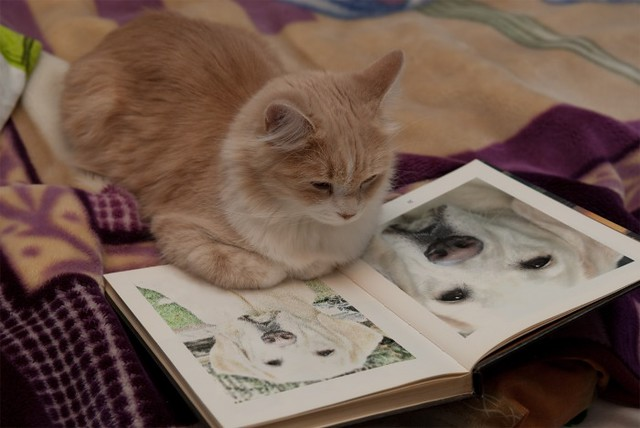
#> input picture module_01/data/cat.jpg, 640 x 428 px
$ jupyter execute 01_numpy_and_image_basics.ipynb   (shell and % lines are left out)
#> lines starting #> are read from the running program, lines starting #| are printed output that depends on the picture
[cell 1]
import cv2
import matplotlib.pyplot as plt
import numpy as np

# Numpy and Image Basics

## Numpy Arrays

(1 point) Create a 2D array of zeros named `x`. It should have 3 rows and 5 columns, and have data type `uint8`. Print the array.

[cell 2]
x = np.zeros((3, 5), dtype=np.uint8)
print(x)

(1 point) Print the shape of the array.

[cell 3]
print(x.shape)

(1 point) Print the data type of the array.

[cell 4]
print(x.dtype)

(1 point) Print the transpose of the array by adding two characters to "`print(x)`".

[cell 5]
print(x.T)

(1 point) Create a 1D array named `y` containing integers `0, 1, 2, ..., 11` using `np.arange()`. Print the array and its data type.

[cell 6]
y = np.arange(12)
print(y)
print(y.dtype)

(1 point) Reshape `y` into a 2D array of shape `(3, 4)` and assign the result to `y`. Print the result.

[cell 7]
y = np.reshape(y, (3, 4))
print(y)

(2 points) Set all elements great than or equal to 9 in `y` to 0. You should be able to do this in one line without using a `for` loop. Print `y` after the operation.

Hint: Refer to Numpy's [docs on indexing](https://numpy.org/devdocs/user/basics.indexing.html#advanced-indexing).

[cell 8]
y[y >= 9] = 0
print(y)

(1 point) Print the result of element-wise multiplication between `y` and itself. Numpy has an operator for element-wise multiplication. Your answer should use this operator instead of explicitly calling `np.multiply()` or manipulating the elements yourself.

[cell 9]
result = y * y
print(result)

(2 points) Print the result of matrix multiplication between `y` and its transpose. Numpy has an operator for matrix multiplication. Your answer should use this operator instead of explicitly calling `np.matmul()` or `np.dot()`, or manipulating the elements yourself.

[cell 10]
result = y @ y.T
print(result)

## Image Basics

(1 point) Using Matplotlib's `imread()`, `imshow()` and `show()` functions, load `data/cat.jpg` into `img` and display it.

[cell 11]
import matplotlib.pyplot as plt

# Load the image
img = plt.imread('data/cat.jpg')
#> img is the input picture: shape (428, 640, 3); mean R, G, B 115.5, 93.5, 81.5

# Display the image
plt.imshow(img)
plt.show()

(1 point) Crop the image and keep only an area around the cat's head. The resulting image patch should be around 150 pixels by 150 pixels.

[cell 12]
# Define the coordinates for the cropping region
x = 100
y = 100
width = 150
height = 150

# Crop the image
img_cropped = img[y:y+height, x:x+width]
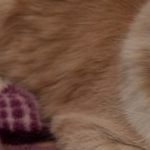
#> img_cropped: shape (150, 150, 3); mean R, G, B 115.3, 81.6, 64.3

# Display the cropped image
plt.imshow(img_cropped)
plt.show()

(1 point) OpenCV also has its own image loading function `cv2.imread()`. Load the same image into an array named `img_opencv` with OpenCV using the default parameters and display it directly using Matplotlib.

[cell 13]
import cv2
import matplotlib.pyplot as plt

# Load the image using cv2.imread()
img_opencv = cv2.imread('data/cat.jpg')

# Convert the image from BGR to RGB
# img_opencv = cv2.cvtColor(img_opencv, cv2.COLOR_BGR2RGB)

# Display the image using Matplotlib
plt.imshow(img_opencv)
plt.show()
